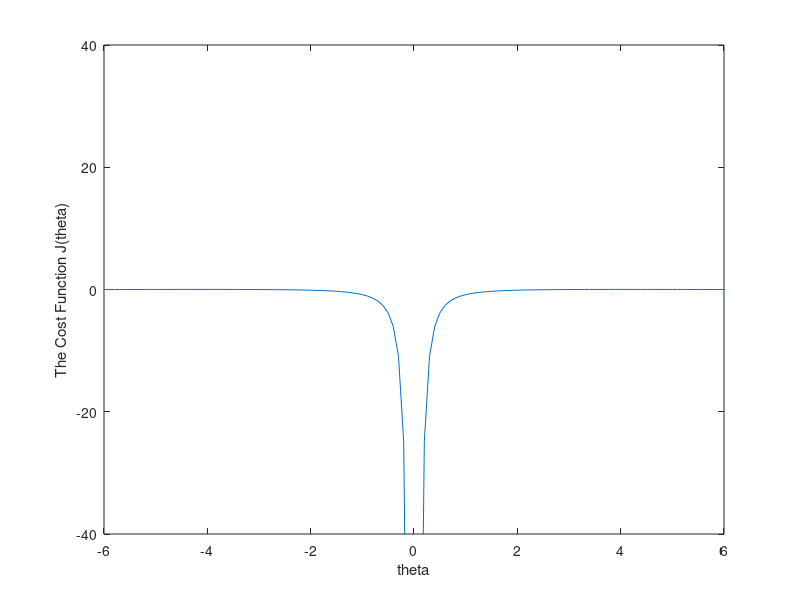

Recreate this plot in MATLAB.
x= -10:0.1:10;
y = -sin(x)./x.^3 ;


plot(x,y);
ylim([-40 40]);
xlim([-6 6]);
xlabel('theta')
ylabel('The Cost Function J(theta)')